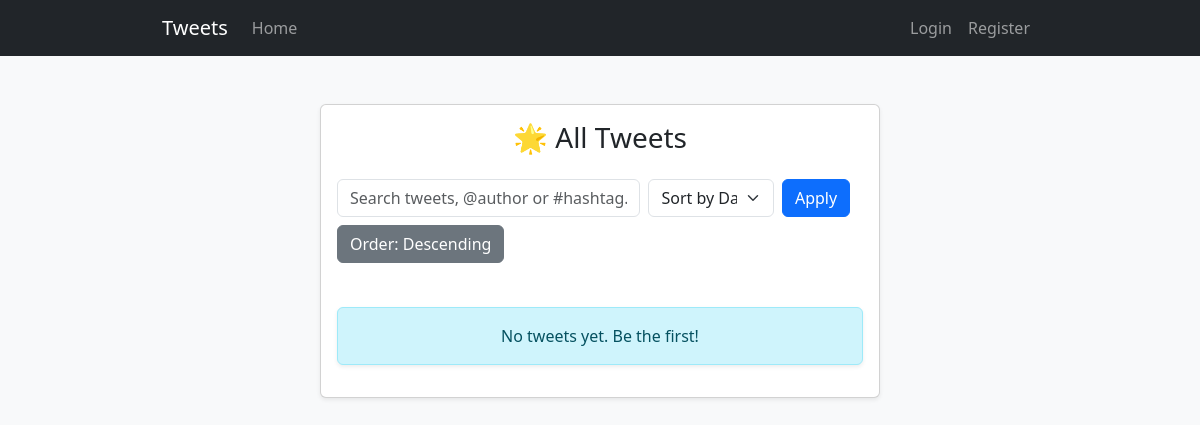
Before: /main/ with the older database file.
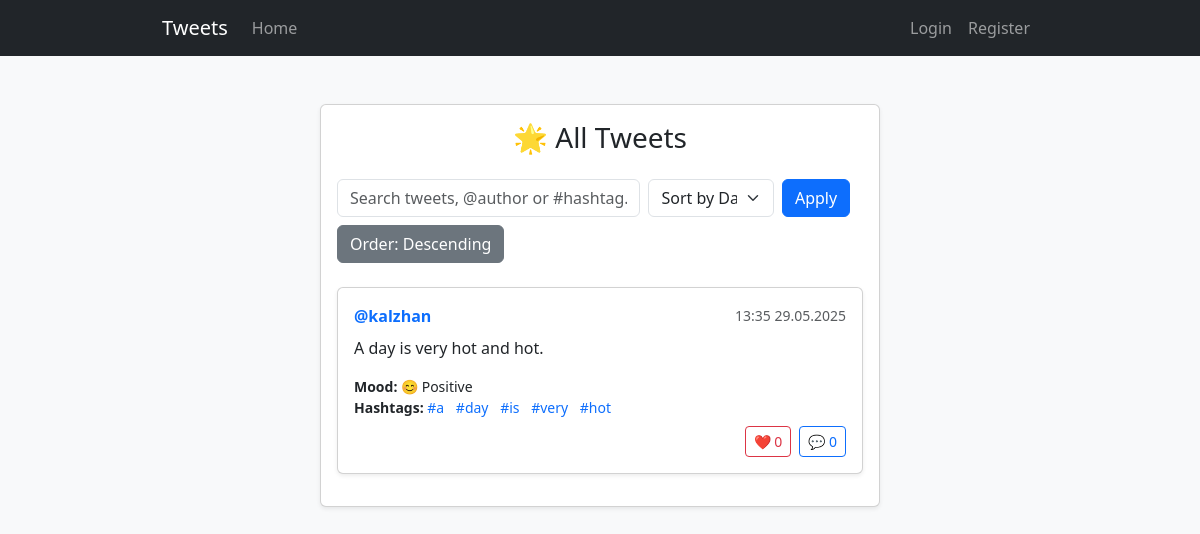
After: the same page with the newer database file.
### app/models.py (models this page shows, shortened)
class Tweet(db.Model):
    id = db.Column(db.Integer, primary_key=True)
    content = db.Column(db.String(280), nullable=False)
    image = db.Column(db.String(100), nullable=True)
    sentiment = db.Column(db.String(10), nullable=True)
    hashtags = db.Column(db.String(150), nullable=True)
    created_at = db.Column(db.DateTime, default=datetime.utcnow, nullable=False)
    user_id = db.Column(db.Integer, db.ForeignKey('user.id'), nullable=False)
    likes = db.relationship('Like', backref='tweet', lazy=True, cascade='all, delete-orphan')
    comments = db.relationship('Comment', backref='tweet', lazy=True, cascade='all, delete-orphan')

class User(UserMixin, db.Model):
    id = db.Column(db.Integer, primary_key=True)
    username = db.Column(db.String(50), unique=True, nullable=False)
    email = db.Column(db.String(120), unique=True, nullable=False)
    password_hash = db.Column(db.String(128), nullable=False)
    tweets = db.relationship('Tweet', backref='author', lazy=True)

### app/main/routes.py (the view, shortened to what this page needs)
@main_bp.route('/')
def home():
    query = request.args.get('q', '').strip()
    date_str = request.args.get('date', '').strip()
    min_likes = request.args.get('min_likes', '').strip()
    min_comments = request.args.get('min_comments', '').strip()
    sort_by = request.args.get('sort_by', 'date')
    order = request.args.get('order', 'desc')
    tweets_query = Tweet.query
    tweets_query = tweets_query \
        .outerjoin(Like, Like.tweet_id == Tweet.id) \
        .outerjoin(Comment, Comment.tweet_id == Tweet.id) \
        .group_by(Tweet.id)
    if min_likes.isdigit():
        tweets_query = tweets_query.having(func.count(Like.id) >= int(min_likes))
    if min_comments.isdigit():
        tweets_query = tweets_query.having(func.count(Comment.id) >= int(min_comments))
    sort_order_func = desc if order == 'desc' else asc
    if sort_by == 'likes':
        tweets_query = tweets_query.order_by(sort_order_func(func.count(Like.id)))
    elif sort_by == 'comments':
        tweets_query = tweets_query.order_by(sort_order_func(func.count(Comment.id)))
    else:  # default or 'date'
        tweets_query = tweets_query.order_by(sort_order_func(Tweet.created_at))
    tweets = tweets_query.all()
    return render_template(
        'home.html',
        tweets=tweets,
        query=query,
        date=date_str,
        min_likes=min_likes,
        min_comments=min_comments,
        sort_by=sort_by,
        order=order
    )

### app/__init__.py (called while the page is built)
    def setup_callbacks(self):
        from app.models import User
        from flask_login import current_user
        from flask import session, render_template
        @login_manager.user_loader
        def load_user(user_id):
            return User.query.get(int(user_id))
        @self.app.before_request
        def update_last_seen():
            if current_user.is_authenticated:
                current_user.last_seen = datetime.utcnow()
                db.session.commit()
        @self.app.before_request
        def make_session_permanent():
            session.permanent = True
        @self.app.errorhandler(404)
        def not_found(e):
            return render_template('404.html'), 404
        @self.app.errorhandler(403)
        def forbidden(e):
            return render_template('403.html'), 403

### app/templates/home.html (shortened to what this page needs)
{% extends "base.html" %}
{% block content %}
<div class="container py-4">
    <div class="row justify-content-center">
        <div class="col-lg-8">
            <div class="card shadow-sm mb-4 border-1" style="padding: 2vh 2vh;">
                <h3 class="mb-4 text-center">🌟 All Tweets</h3>
                {% set sort_by = request.args.get('sort_by', 'date') %}
                {% set order = request.args.get('order', 'desc') %}
                <form method="GET" action="{{ url_for('main.home') }}" class="mb-4">
                    <div class="row g-2 align-items-center">
                        <div class="col-7">
                            <input
                                    type="text"
                                    name="q"
                                    class="form-control"
                                    placeholder="Search tweets, @author or #hashtag…"
                                    value="{{ request.args.get('q', '') }}"
                            >
                        </div>
                        <div class="col-3">
                            <select name="sort_by" class="form-select">
                                <option value="date" {% if sort_by==
                                'date' %}selected{% endif %}>Sort by Date</option>
                            </select>
                        </div>
                        <div class="col-auto">
                            <button type="submit" class="btn btn-primary">Apply</button>
                        </div>
                        <div class="col-auto">
                            <a
                                    href="{{ url_for('main.home', q=request.args.get('q',''), sort_by=sort_by, order=('asc' if order=='desc' else 'desc')) }}"
                                    class="btn btn-secondary"
                                    title="Toggle order"
                            >
                                Order: {% if order == 'asc' %}Ascending{% else %}Descending{% endif %}
                            </a>
                        </div>
                    </div>
                </form>
                {% for tweet in tweets %}
                <div class="card shadow-sm mb-3 border-0.5">
                    <div class="card-body">
                        <div class="d-flex justify-content-between align-items-center mb-2">
                            <div class="fw-bold text-primary">@{{ tweet.author.username }}</div>
                            <small class="text-muted">
                                {{ tweet.created_at.strftime('%H:%M %d.%m.%Y') }}
                            </small>
                        </div>
                        <p class="card-text">{{ tweet.content }}</p>
                        <div class="d-flex justify-content-between" style="font-size: 14px; margin-top: 1rem;">
                            <div>
                                <div>
                                    <strong>Mood:</strong>
                                    {% if tweet.sentiment == 'POSITIVE' %}
                                    😊 Positive
                                    {% elif tweet.sentiment == 'NEGATIVE' %}
                                    😢 Negative
                                    {% else %}
                                    😐 Neutral
                                    {% endif %}
                                </div>
                                <div>
                                    <strong>Hashtags:</strong>
                                    {% for tag in tweet.hashtags.split()[:5] %}
                                    <a
                                            href="{{ url_for('main.home', q=tag) }}"
                                            class="text-decoration-none me-2"
                                    >
                                        #{{ tag.lstrip('#') }}
                                    </a>
                                    {% endfor %}
                                </div>
                            </div>
                        </div>
                        <div class="d-flex justify-content-end gap-2" style="margin-top: 0.5rem;">
                            <form
                                    method="POST"
                                    action="{{ url_for('tweets.like_tweet', tweet_id=tweet.id) }}"
                            >
                                <button type="submit" class="btn btn-outline-danger btn-sm">
                                    ❤️ {{ tweet.likes|length }}
                                </button>
                            </form>
                            <a
                                    href="{{ url_for('tweets.view_tweet', tweet_id=tweet.id) }}"
                                    class="btn btn-outline-primary btn-sm"
                            >
                                💬 {{ tweet.comments|length }}
                            </a>
                        </div>
                    </div>
                </div>
                {% else %}
                <div class="alert alert-info text-center shadow-sm">
                    No tweets yet. Be the first!
                </div>
                {% endfor %}
            </div>
        </div>
    </div>
</div>
{% endblock %}

### app/templates/base.html (shortened to what this page needs)
<!DOCTYPE html>
<html lang="en">
<head>
    <link href="https://cdn.jsdelivr.net/npm/bootstrap@5.3.0/dist/css/bootstrap.min.css" rel="stylesheet">
    <link rel="stylesheet" href="{{ url_for('static', filename='css/style.css') }}">
</head>
<body>
<nav class="navbar navbar-expand-lg navbar-dark bg-dark">
    <div class="container">
        <a class="navbar-brand" href="{{ url_for('main.home') }}">Tweets</a>
        <div class="collapse navbar-collapse" id="navbarNav">
            <ul class="navbar-nav me-auto">
                <li class="nav-item">
                    <a class="nav-link" href="{{ url_for('main.home') }}">Home</a>
                </li>
            </ul>
            <ul class="navbar-nav">
                {% if current_user.is_authenticated %}
                <li class="nav-item">
                    <a class="nav-link" href="{{ url_for('main.profile') }}">Profile</a>
                </li>
                <li class="nav-item">
                    <a class="nav-link" href="{{ url_for('auth.logout') }}">Logout</a>
                </li>
                {% else %}
                <li class="nav-item">
                    <a class="nav-link" href="{{ url_for('auth.login') }}">Login</a>
                </li>
                <li class="nav-item">
                    <a class="nav-link" href="{{ url_for('auth.register') }}">Register</a>
                </li>
                {% endif %}
            </ul>
        </div>
    </div>
</nav>
<div class="container my-4">
    {% block content %}{% endblock %}
</div>
</body>
</html>

### app/static/css/style.css (style rules this page uses)
body { background-color: #f8f9fa; }
.container { max-width: 900px; }
.navbar { margin-bottom: 20px; }
.card { box-shadow: 0 2px 4px rgba(0,0,0,0.1); }

Changed rows visible on the page:
added Tweet: author.username "kalzhan", created_at "13:35 29.05.2025", content "A day is very hot and hot.", sentiment "😊 Positive", lstrip "a" "day" "is" "very" "hot", likes|length "0", comments|length "0"
Other visible differences:
text no longer shown: "No tweets yet. Be the first!"
